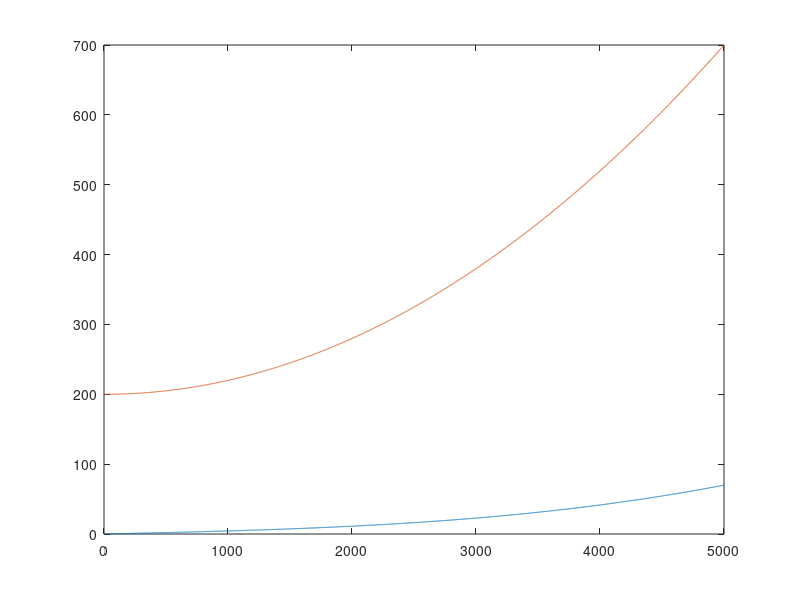

MATLAB code to generate this figure: (Note: this script raises an error after producing the figure.)
clc
clear all
close all
% Parameters for the Kelvin-Voigt model
k = 50000;  % Elastic modulus in Pa
eta = 10000; % Viscosity in Pa.s

% Time parameters
dt = 1e-3; % Time step in seconds
t_mat = 0:dt:10; % Total time for simulation in seconds

% Total number of time steps
N = length(t_mat);

% Applied stress: Increasing linearly for the first half, then decreasing
halfN = round(N/2)-1;
%%

maxStrain=0.1
epsilon_mat = linspace(0,maxStrain,halfN+1); % Strain
%epsilon_mat(end+1) = epsilon_mat(halfN);

epsilon_dot_mat = diff(epsilon_mat(1:halfN+1))/dt; % Strain rate
%epsilon_dot_mat(end+1) =0;
epsilon_dot_old = -1*(epsilon_dot_mat(end));
epsilon_dot_mat(end+1) = -1*epsilon_dot_old;
%%
k_mat = k*epsilon_mat(1:halfN).^2;          % Corresponding values of k
eta_mat=eta*epsilon_mat(1:halfN);


% Create an interpolation functions
k_interp = @(x) interp1(epsilon_mat(1:halfN), k_mat, x, 'linear', 'extrap');
eta_interp = @(x) interp1(epsilon_mat(1:halfN),eta_mat,x,'linear','extrap');

% Initializing strain and strain rate arrays
sigma_mat = zeros(1,halfN);
%% Forward Cycle
% Simulation loop for the Kelvin-Voigt model

sigma_mat(1:halfN)=k_mat.*epsilon_mat(1:halfN)...
        + eta_mat.*epsilon_dot_mat(1:halfN);

plot(sigma_mat(1:halfN));
hold on; plot(sigma_mat(1:halfN)./epsilon_mat(1:halfN))

%% Return Cycle
n =(length(epsilon_mat)+1); 
t =t_mat(n); 
epsilon_current = epsilon_mat(end);
epsilon_dot_current= epsilon_dot_mat(end);
k_current =     k_interp(epsilon_current);
eta_current = eta_interp(epsilon_current);
%eta_dt = eta_current *
DecayT = eta_current./k_current;

epsilon_new = epsilon_current*exp(-dt/DecayT);
epsilon_dot_new = (epsilon_new -epsilon_current)/dt;

    while (epsilon_dot_new < epsilon_dot_old )
        epsilon_mat(end+1) = epsilon_mat(end) + dt*epsilon_dot_old;
        sigma_mat(end+1) = k_current*epsilon_mat(end)+ ...
            eta_current*epsilon_dot_old;
        epsilon_dot_mat(end+1) = epsilon_dot_old;

        n =(length(epsilon_mat)+1); 

        t =t_mat(n); 
        epsilon_current = epsilon_mat(end);
        epsilon_dot_current= epsilon_dot_mat(end);
        k_current =     k_interp(epsilon_current);
        eta_current = eta_interp(epsilon_current);
        %eta_dt = eta_current *
        DecayT = eta_current./k_current;

        epsilon_new = epsilon_current*exp(-dt/DecayT);
        epsilon_dot_new = (epsilon_new -epsilon_current)/dt;

end
%% Return cycle second half

n =(length(epsilon_mat)+1); 
t =t_mat(n); 
epsilon_current = epsilon_mat(end);
epsilon_dot_current= epsilon_dot_mat(end);
k_current =     k_interp(epsilon_current);
eta_current = eta_interp(epsilon_current);
%eta_dt = eta_current *
DecayT = eta_current./k_current;

epsilon_new = 0.1*exp(-dt/DecayT);
epsilon_dot_new = (epsilon_new -epsilon_current)/dt;





%% Plotting
close all
em=transpose(epsilon_mat(1:end-1));
sm=smooth(sigma_mat,1);
plot(em,sm)

title('Forward and return cycle')
xlabel('x')
ylabel('F')



%% plotting second half return cycle
%plot(em(halfN:end))


plot(em(1:halfN),smooth(sm(1:halfN),1000))
hold on
plot(em(halfN:end),smooth(sm(halfN:end),10))


%%
sm2=sm(5001:end)
em2=em(5001:end);
sm3(1:10)=linspace(0.699,0.3,10)
em3=[0.1*ones(10,1); em2];
sm4 = [sm3;  zeros(100,1)];
em4 = [em3;  linspace(em3(end),0,100)'];
